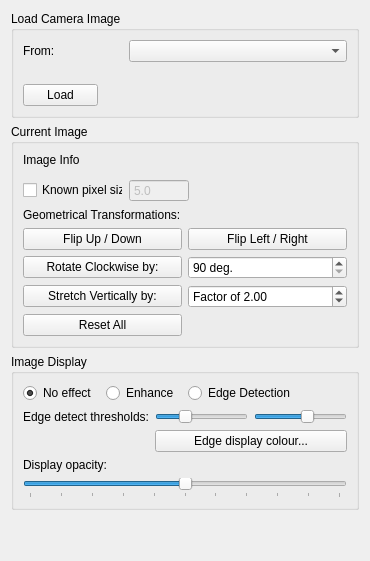
      <widget class="QWidget" name="tab">
       <attribute name="title">
        <string>Camera Image</string>
       </attribute>
       <layout class="QGridLayout" name="gridLayout_12">
        <item row="5" column="0">
         <spacer name="verticalSpacer_2">
          <property name="orientation">
           <enum>Qt::Vertical</enum>
          </property>
          <property name="sizeHint" stdset="0">
           <size>
            <width>20</width>
            <height>40</height>
           </size>
          </property>
         </spacer>
        </item>
        <item row="0" column="0">
         <widget class="QGroupBox" name="image_section">
          <property name="sizePolicy">
           <sizepolicy hsizetype="Minimum" vsizetype="Minimum">
            <horstretch>0</horstretch>
            <verstretch>0</verstretch>
           </sizepolicy>
          </property>
          <property name="title">
           <string>Load Camera Image</string>
          </property>
          <layout class="QGridLayout" name="gridLayout_8">
           <item row="1" column="0" colspan="2">
            <widget class="QWidget" name="image_load_options" native="true">
             <property name="sizePolicy">
              <sizepolicy hsizetype="Expanding" vsizetype="Preferred">
               <horstretch>0</horstretch>
               <verstretch>0</verstretch>
              </sizepolicy>
             </property>
             <property name="minimumSize">
              <size>
               <width>0</width>
               <height>10</height>
              </size>
             </property>
             <layout class="QGridLayout" name="gridLayout_9">
              <property name="leftMargin">
               <number>0</number>
              </property>
              <property name="topMargin">
               <number>0</number>
              </property>
              <property name="rightMargin">
               <number>0</number>
              </property>
              <property name="bottomMargin">
               <number>0</number>
              </property>
             </layout>
            </widget>
           </item>
           <item row="0" column="0">
            <widget class="QLabel" name="label_16">
             <property name="sizePolicy">
              <sizepolicy hsizetype="Minimum" vsizetype="Preferred">
               <horstretch>0</horstretch>
               <verstretch>0</verstretch>
              </sizepolicy>
             </property>
             <property name="minimumSize">
              <size>
               <width>100</width>
               <height>0</height>
              </size>
             </property>
             <property name="maximumSize">
              <size>
               <width>100</width>
               <height>16777215</height>
              </size>
             </property>
             <property name="text">
              <string>From:</string>
             </property>
            </widget>
           </item>
           <item row="0" column="1">
            <widget class="QComboBox" name="image_sources_list">
             <property name="sizePolicy">
              <sizepolicy hsizetype="MinimumExpanding" vsizetype="Fixed">
               <horstretch>0</horstretch>
               <verstretch>0</verstretch>
              </sizepolicy>
             </property>
            </widget>
           </item>
           <item row="2" column="0">
            <widget class="QPushButton" name="load_image_button">
             <property name="enabled">
              <bool>true</bool>
             </property>
             <property name="sizePolicy">
              <sizepolicy hsizetype="Expanding" vsizetype="Fixed">
               <horstretch>0</horstretch>
               <verstretch>0</verstretch>
              </sizepolicy>
             </property>
             <property name="maximumSize">
              <size>
               <width>75</width>
               <height>16777215</height>
              </size>
             </property>
             <property name="text">
              <string>Load</string>
             </property>
            </widget>
           </item>
          </layout>
         </widget>
        </item>
        <item row="1" column="0">
         <widget class="QGroupBox" name="image_settings">
          <property name="sizePolicy">
           <sizepolicy hsizetype="Minimum" vsizetype="Minimum">
            <horstretch>0</horstretch>
            <verstretch>0</verstretch>
           </sizepolicy>
          </property>
          <property name="title">
           <string>Current Image</string>
          </property>
          <layout class="QGridLayout" name="gridLayout_15">
           <item row="1" column="0">
            <widget class="QWidget" name="widget_4" native="true">
             <layout class="QGridLayout" name="gridLayout_10">
              <property name="leftMargin">
               <number>0</number>
              </property>
              <property name="topMargin">
               <number>0</number>
              </property>
              <property name="rightMargin">
               <number>0</number>
              </property>
              <property name="bottomMargin">
               <number>0</number>
              </property>
             </layout>
            </widget>
           </item>
           <item row="6" column="0" colspan="4">
            <widget class="QFrame" name="frame_4">
             <property name="sizePolicy">
              <sizepolicy hsizetype="Expanding" vsizetype="Minimum">
               <horstretch>0</horstretch>
               <verstretch>0</verstretch>
              </sizepolicy>
             </property>
             <property name="frameShape">
              <enum>QFrame::NoFrame</enum>
             </property>
             <property name="frameShadow">
              <enum>QFrame::Plain</enum>
             </property>
             <layout class="QGridLayout" name="gridLayout_25">
              <property name="leftMargin">
               <number>0</number>
              </property>
              <property name="topMargin">
               <number>0</number>
              </property>
              <property name="rightMargin">
               <number>0</number>
              </property>
              <property name="bottomMargin">
               <number>0</number>
              </property>
              <property name="spacing">
               <number>6</number>
              </property>
              <item row="3" column="2">
               <widget class="QDoubleSpinBox" name="im_y_stretch_factor">
                <property name="sizePolicy">
                 <sizepolicy hsizetype="Minimum" vsizetype="Fixed">
                  <horstretch>0</horstretch>
                  <verstretch>0</verstretch>
                 </sizepolicy>
                </property>
                <property name="maximumSize">
                 <size>
                  <width>16777215</width>
                  <height>16777215</height>
                 </size>
                </property>
                <property name="prefix">
                 <string>Factor of </string>
                </property>
                <property name="minimum">
                 <double>0.100000000000000</double>
                </property>
                <property name="maximum">
                 <double>10.000000000000000</double>
                </property>
                <property name="singleStep">
                 <double>0.100000000000000</double>
                </property>
                <property name="value">
                 <double>2.000000000000000</double>
                </property>
               </widget>
              </item>
              <item row="1" column="1">
               <widget class="QPushButton" name="im_flipud">
                <property name="sizePolicy">
                 <sizepolicy hsizetype="Minimum" vsizetype="Fixed">
                  <horstretch>0</horstretch>
                  <verstretch>0</verstretch>
                 </sizepolicy>
                </property>
                <property name="maximumSize">
                 <size>
                  <width>16777215</width>
                  <height>16777215</height>
                 </size>
                </property>
                <property name="text">
                 <string>Flip Up / Down</string>
                </property>
               </widget>
              </item>
              <item row="2" column="2">
               <widget class="QSpinBox" name="im_rotate_angle">
                <property name="sizePolicy">
                 <sizepolicy hsizetype="Minimum" vsizetype="Fixed">
                  <horstretch>0</horstretch>
                  <verstretch>0</verstretch>
                 </sizepolicy>
                </property>
                <property name="suffix">
                 <string> deg.</string>
                </property>
                <property name="prefix">
                 <string/>
                </property>
                <property name="minimum">
                 <number>90</number>
                </property>
                <property name="maximum">
                 <number>270</number>
                </property>
                <property name="singleStep">
                 <number>90</number>
                </property>
               </widget>
              </item>
              <item row="1" column="2">
               <widget class="QPushButton" name="im_fliplr">
                <property name="sizePolicy">
                 <sizepolicy hsizetype="Minimum" vsizetype="Fixed">
                  <horstretch>0</horstretch>
                  <verstretch>0</verstretch>
                 </sizepolicy>
                </property>
                <property name="text">
                 <string>Flip Left / Right</string>
                </property>
               </widget>
              </item>
              <item row="3" column="1">
               <widget class="QPushButton" name="im_y_stretch_button">
                <property name="sizePolicy">
                 <sizepolicy hsizetype="Minimum" vsizetype="Fixed">
                  <horstretch>0</horstretch>
                  <verstretch>0</verstretch>
                 </sizepolicy>
                </property>
                <property name="maximumSize">
                 <size>
                  <width>16777215</width>
                  <height>16777215</height>
                 </size>
                </property>
                <property name="text">
                 <string>Stretch Vertically by:</string>
                </property>
               </widget>
              </item>
              <item row="2" column="1">
               <widget class="QPushButton" name="im_rotate_button">
                <property name="sizePolicy">
                 <sizepolicy hsizetype="Minimum" vsizetype="Fixed">
                  <horstretch>0</horstretch>
                  <verstretch>0</verstretch>
                 </sizepolicy>
                </property>
                <property name="maximumSize">
                 <size>
                  <width>16777215</width>
                  <height>16777215</height>
                 </size>
                </property>
                <property name="text">
                 <string>Rotate Clockwise by:</string>
                </property>
               </widget>
              </item>
              <item row="4" column="1">
               <widget class="QPushButton" name="im_reset">
                <property name="sizePolicy">
                 <sizepolicy hsizetype="Minimum" vsizetype="Fixed">
                  <horstretch>0</horstretch>
                  <verstretch>0</verstretch>
                 </sizepolicy>
                </property>
                <property name="text">
                 <string>Reset All</string>
                </property>
               </widget>
              </item>
             </layout>
            </widget>
           </item>
           <item row="0" column="0" colspan="2">
            <widget class="QLabel" name="image_info">
             <property name="sizePolicy">
              <sizepolicy hsizetype="Expanding" vsizetype="Preferred">
               <horstretch>0</horstretch>
               <verstretch>0</verstretch>
              </sizepolicy>
             </property>
             <property name="text">
              <string>Image Info</string>
             </property>
            </widget>
           </item>
           <item row="2" column="0">
            <widget class="QCheckBox" name="pixel_size_checkbox">
             <property name="maximumSize">
              <size>
               <width>100</width>
               <height>16777215</height>
              </size>
             </property>
             <property name="text">
              <string>Known pixel size:</string>
             </property>
            </widget>
           </item>
           <item row="2" column="1">
            <widget class="QDoubleSpinBox" name="pixel_size_box">
             <property name="enabled">
              <bool>false</bool>
             </property>
             <property name="minimumSize">
              <size>
               <width>60</width>
               <height>0</height>
              </size>
             </property>
             <property name="maximumSize">
              <size>
               <width>60</width>
               <height>16777215</height>
              </size>
             </property>
             <property name="buttonSymbols">
              <enum>QAbstractSpinBox::NoButtons</enum>
             </property>
             <property name="decimals">
              <number>1</number>
             </property>
             <property name="maximum">
              <double>1000000000.000000000000000</double>
             </property>
             <property name="singleStep">
              <double>0.100000000000000</double>
             </property>
             <property name="value">
              <double>5.000000000000000</double>
             </property>
            </widget>
           </item>
           <item row="2" column="2" colspan="2">
            <spacer name="horizontalSpacer_4">
             <property name="orientation">
              <enum>Qt::Horizontal</enum>
             </property>
             <property name="sizeHint" stdset="0">
              <size>
               <width>152</width>
               <height>20</height>
              </size>
             </property>
            </spacer>
           </item>
           <item row="4" column="0" colspan="4">
            <widget class="QLabel" name="label_17">
             <property name="sizePolicy">
              <sizepolicy hsizetype="Expanding" vsizetype="Preferred">
               <horstretch>0</horstretch>
               <verstretch>0</verstretch>
              </sizepolicy>
             </property>
             <property name="text">
              <string>Geometrical Transformations:</string>
             </property>
            </widget>
           </item>
          </layout>
         </widget>
        </item>
        <item row="4" column="0">
         <widget class="QGroupBox" name="image_display_settings">
          <property name="sizePolicy">
           <sizepolicy hsizetype="Minimum" vsizetype="Preferred">
            <horstretch>0</horstretch>
            <verstretch>0</verstretch>
           </sizepolicy>
          </property>
          <property name="title">
           <string>Image Display</string>
          </property>
          <layout class="QGridLayout" name="gridLayout_11">
           <item row="0" column="2" colspan="2">
            <widget class="QRadioButton" name="edge_detect">
             <property name="text">
              <string>Edge Detection</string>
             </property>
            </widget>
           </item>
           <item row="0" column="0">
            <widget class="QRadioButton" name="no_effect">
             <property name="text">
              <string>No effect</string>
             </property>
             <property name="checked">
              <bool>true</bool>
             </property>
            </widget>
           </item>
           <item row="1" column="0" colspan="4">
            <widget class="QFrame" name="edge_detect_settings">
             <property name="frameShape">
              <enum>QFrame::NoFrame</enum>
             </property>
             <property name="frameShadow">
              <enum>QFrame::Raised</enum>
             </property>
             <layout class="QGridLayout" name="gridLayout_16">
              <property name="leftMargin">
               <number>0</number>
              </property>
              <property name="topMargin">
               <number>0</number>
              </property>
              <property name="rightMargin">
               <number>0</number>
              </property>
              <property name="bottomMargin">
               <number>0</number>
              </property>
              <item row="0" column="1">
               <widget class="QSlider" name="edge_threshold_1">
                <property name="sizePolicy">
                 <sizepolicy hsizetype="Minimum" vsizetype="Fixed">
                  <horstretch>0</horstretch>
                  <verstretch>0</verstretch>
                 </sizepolicy>
                </property>
                <property name="minimum">
                 <number>1</number>
                </property>
                <property name="maximum">
                 <number>253</number>
                </property>
                <property name="value">
                 <number>75</number>
                </property>
                <property name="tracking">
                 <bool>false</bool>
                </property>
                <property name="orientation">
                 <enum>Qt::Horizontal</enum>
                </property>
               </widget>
              </item>
              <item row="0" column="2">
               <widget class="QSlider" name="edge_threshold_2">
                <property name="sizePolicy">
                 <sizepolicy hsizetype="Minimum" vsizetype="Fixed">
                  <horstretch>0</horstretch>
                  <verstretch>0</verstretch>
                 </sizepolicy>
                </property>
                <property name="minimum">
                 <number>2</number>
                </property>
                <property name="maximum">
                 <number>254</number>
                </property>
                <property name="value">
                 <number>150</number>
                </property>
                <property name="tracking">
                 <bool>false</bool>
                </property>
                <property name="orientation">
                 <enum>Qt::Horizontal</enum>
                </property>
               </widget>
              </item>
              <item row="1" column="1" colspan="2">
               <widget class="QPushButton" name="im_edge_colour_button">
                <property name="text">
                 <string>Edge display colour...</string>
                </property>
               </widget>
              </item>
              <item row="0" column="0">
               <widget class="QLabel" name="label">
                <property name="sizePolicy">
                 <sizepolicy hsizetype="Minimum" vsizetype="Preferred">
                  <horstretch>0</horstretch>
                  <verstretch>0</verstretch>
                 </sizepolicy>
                </property>
                <property name="text">
                 <string>Edge detect thresholds:</string>
                </property>
               </widget>
              </item>
             </layout>
            </widget>
           </item>
           <item row="0" column="1">
            <widget class="QRadioButton" name="enhance">
             <property name="text">
              <string>Enhance</string>
             </property>
            </widget>
           </item>
           <item row="4" column="0" colspan="4">
            <widget class="QLabel" name="label_18">
             <property name="text">
              <string>Display opacity:</string>
             </property>
            </widget>
           </item>
           <item row="5" column="0" colspan="4">
            <widget class="QSlider" name="im_opacity_slider">
             <property name="sizePolicy">
              <sizepolicy hsizetype="Minimum" vsizetype="Fixed">
               <horstretch>0</horstretch>
               <verstretch>0</verstretch>
              </sizepolicy>
             </property>
             <property name="maximum">
              <number>10</number>
             </property>
             <property name="value">
              <number>5</number>
             </property>
             <property name="tracking">
              <bool>false</bool>
             </property>
             <property name="orientation">
              <enum>Qt::Horizontal</enum>
             </property>
             <property name="invertedAppearance">
              <bool>false</bool>
             </property>
             <property name="tickPosition">
              <enum>QSlider::TicksBelow</enum>
             </property>
            </widget>
           </item>
          </layout>
         </widget>
        </item>
       </layout>
      </widget>
